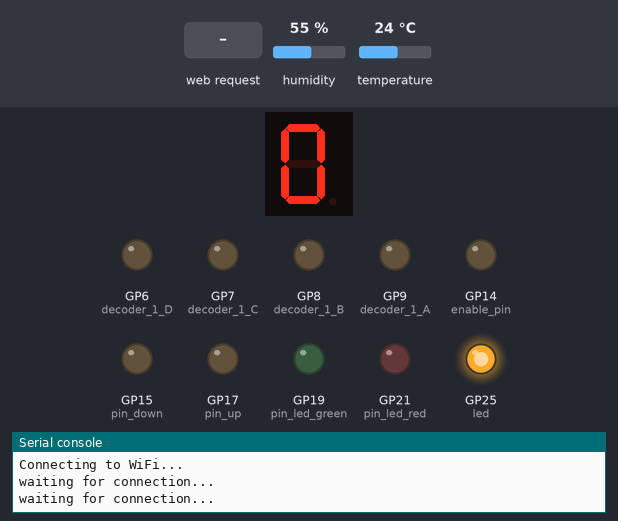
A program run on a simulated Raspberry Pi Pico running MicroPython. On the bench: 1-digit seven-segment display, output pins drawn as LEDs (lit = HIGH), the last lines printed to the serial console. The test bench sets the inputs (shaded band); at power-on: temperature 24 °C, humidity 55 %. WiFi joins after 1.5 s; the four BCD pins are drawn as the digit their decoder shows (first pin = lowest bit); pins used as bus, display or sensor lines are not drawn.

Above: at 1.2 s.
1.3 s: temperature set to 26 °C
At 5.2 s:
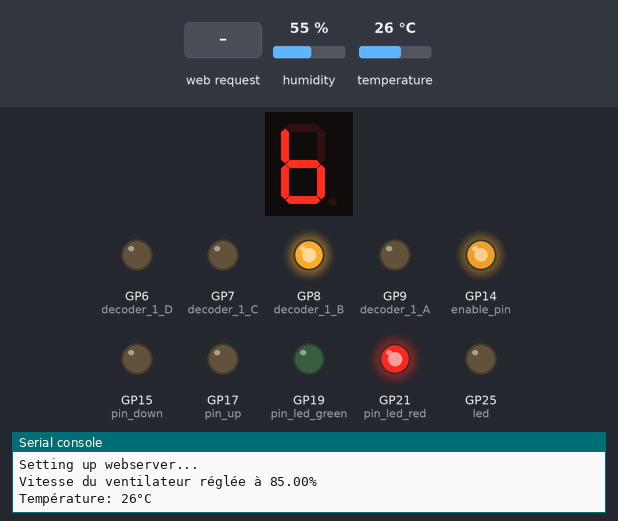
5.5 s: HTTP request GET /?DOOR=UP received
At 5.65 s:
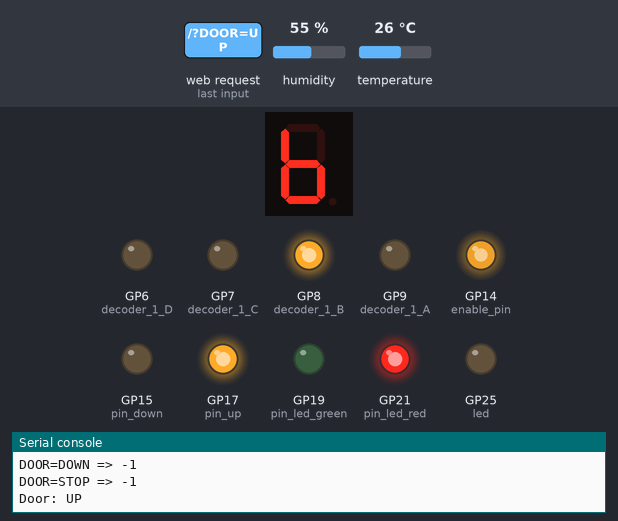
7.2 s: temperature set to 12 °C
At 8.8 s:
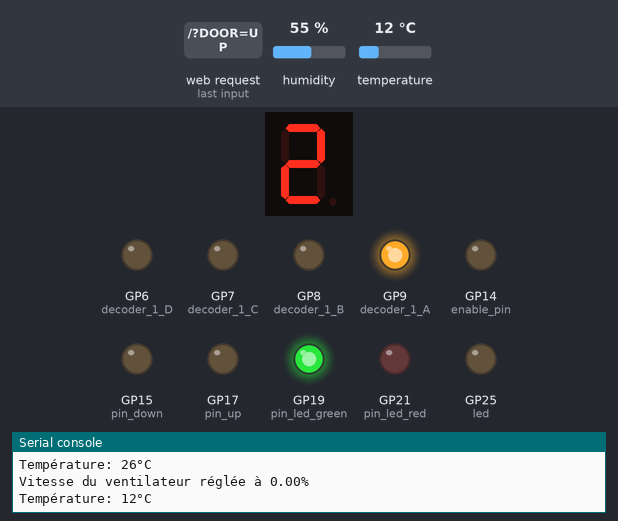
9.5 s: HTTP request GET /?DOOR=DOWN received
At 9.65 s:
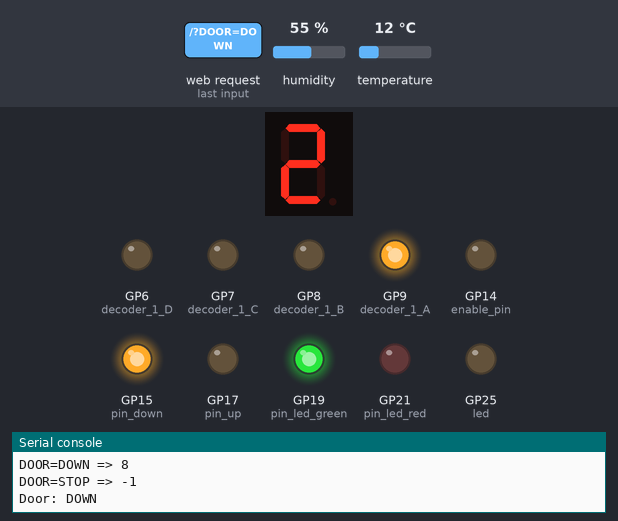
11.2 s: HTTP request GET /?DOOR=STOP received
At 11.35 s:
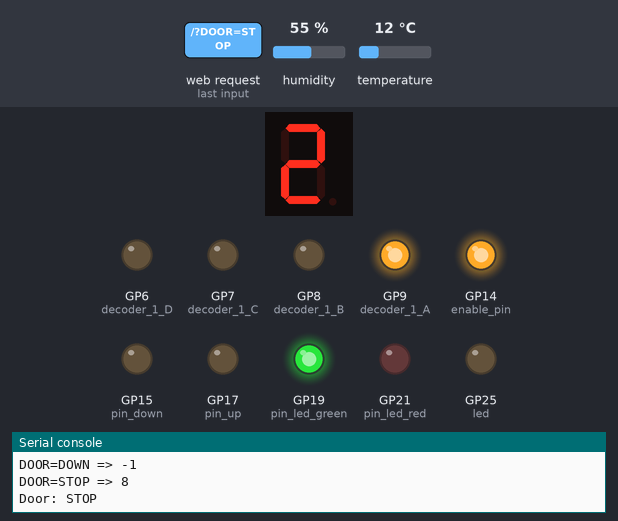
12.9 s: temperature set to 33 °C
At 14.7 s:
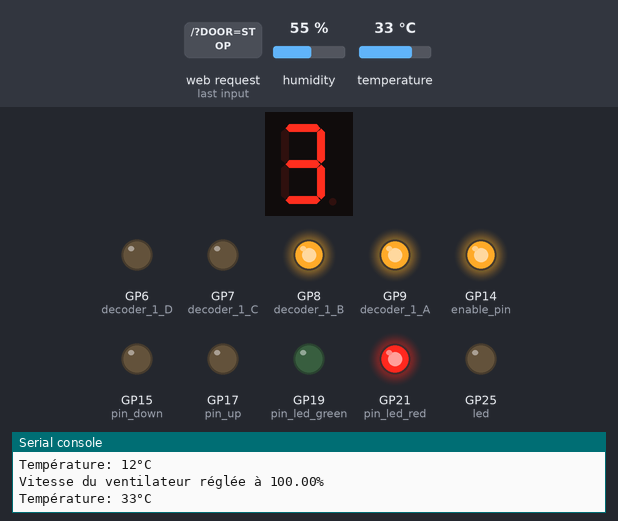
Timing chart, 0 to 16.2 s (numbered marks = the images above; inputs shaded):
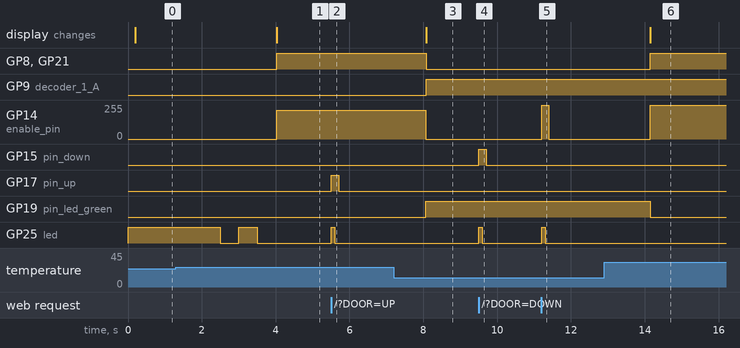

The program:

progressive-speed-fan2.py
```python
import dht
import machine
import utime
import network
import uasyncio as asyncio
from machine import Pin, PWM

# Configuration des broches pour les LEDs et le capteur DHT11
pin_dht = machine.Pin(18, machine.Pin.IN, machine.Pin.PULL_DOWN)  # Broche de données du capteur DHT11 (GPIO 18)
pin_led_green = machine.Pin(19, machine.Pin.OUT)  # LED verte (GPIO 19)
pin_led_red = machine.Pin(21, machine.Pin.OUT)   # LED rouge (GPIO 21)

# Configuration des broches pour les décodeurs 74LS47
decoder_1_A = machine.Pin(9, machine.Pin.OUT)  # Bit d'entrée A du premier décodeur (GPIO 9)
decoder_1_B = machine.Pin(8, machine.Pin.OUT)  # Bit d'entrée B du premier décodeur (GPIO 8)
decoder_1_C = machine.Pin(7, machine.Pin.OUT)  # Bit d'entrée C du premier décodeur (GPIO 7)
decoder_1_D = machine.Pin(6, machine.Pin.OUT)  # Bit d'entrée D du premier décodeur (GPIO 6)

decoder_2_A = machine.Pin(5, machine.Pin.OUT)  # Bit d'entrée A du deuxième décodeur (GPIO 5)
decoder_2_B = machine.Pin(4, machine.Pin.OUT)  # Bit d'entrée B du deuxième décodeur (GPIO 4)
decoder_2_C = machine.Pin(3, machine.Pin.OUT)  # Bit d'entrée C du deuxième décodeur (GPIO 3)
decoder_2_D = machine.Pin(2, machine.Pin.OUT)  # Bit d'entrée D du deuxième décodeur (GPIO 2)

# Configuration de la broche GPIO 2 pour PWM (contrôle du ventilateur)
enable_pin = Pin(14, Pin.OUT)
pwm = PWM(enable_pin)
pwm.freq(1000)

# Fonction pour régler la vitesse du ventilateur
def set_fan_speed(duty_cycle):
    pwm.duty_u16(duty_cycle)
    print(f"Vitesse du ventilateur réglée à {duty_cycle / 65535 * 100:.2f}%")

# Initialisation des décodeurs 74LS47
def set_decoder_inputs(decoder, value):
    decoder[0].value(value & 0b0001)
    decoder[1].value(value & 0b0010)
    decoder[2].value(value & 0b0100)
    decoder[3].value(value & 0b1000)

# Initialisation du capteur DHT11
sensor = dht.DHT11(pin_dht)

# Lecture de la température
def read_temperature():
    try:
        # Lecture des données depuis le capteur
        sensor.measure()
        # Récupération de la température
        temperature = sensor.temperature()
        return temperature
    except OSError as e:
        print("Erreur lors de la lecture du capteur DHT11:", e)
        return None

# Fonction pour contrôler les LEDs et le ventilateur en fonction de la température
def control_leds_and_fan(temperature):
    if temperature is not None:
        if temperature < 25:
            # Température en dessous de 25°C
            pin_led_green.on()
            pin_led_red.off()
            set_fan_speed(0)  # Éteindre le ventilateur
        elif temperature == 25:
            # Température de 25°C
            pin_led_green.off()
            pin_led_red.on()
            set_fan_speed(int(65535 * 0.50))  # 50% de vitesse
        elif temperature == 26:
            # Température de 26°C
            pin_led_green.off()
            pin_led_red.on()
            set_fan_speed(int(65535 * 0.85))  # 85% de vitesse
        else:
            # Température de 27°C ou plus
            pin_led_green.off()
            pin_led_red.on()
            set_fan_speed(65535)  # 100% de vitesse
    else:
        # En cas d'erreur de lecture de température, éteindre les LEDs et le ventilateur par sécurité
        pin_led_green.off()
        pin_led_red.off()
        set_fan_speed(0)

# Fonction pour afficher un nombre sur les deux afficheurs à sept segments
def display_number(number):
    # Affichage des dizaines
    set_decoder_inputs([decoder_1_A, decoder_1_B, decoder_1_C, decoder_1_D], number // 10)
    # Affichage des unités
    set_decoder_inputs([decoder_2_A, decoder_2_B, decoder_2_C, decoder_2_D], number % 10)

# Web Server Code
ssid = 'linksysed'
password = 'tototiti'
led = Pin("LED", Pin.OUT, value=1)
pin_up = Pin(17, Pin.OUT, value=0)
pin_down = Pin(15, Pin.OUT, value=0)
pin_stop = Pin(14, Pin.OUT, value=0)

html = """<!DOCTYPE html><html>
<head><meta name="viewport" content="width=device-width, initial-scale=1">
<link rel="icon" href="data:,">
<style>html { font-family: Helvetica; display: inline-block; margin: 0px auto; text-align: center;}
.buttonGreen { background-color: #4CAF50; border: 2px solid #000000;; color: white; padding: 15px 32px; text-align: center; text-decoration: none; display: inline-block; font-size: 16px; margin: 4px 2px; cursor: pointer; }
.buttonRed { background-color: #d11d53; border: 2px solid #000000;; color: white; padding: 15px 32px; text-align: center; text-decoration: none; display: inline-block; font-size: 16px; margin: 4px 2px; cursor: pointer; }
.buttonOrange { background-color: orange; border: 2px solid #000000;; color: white; padding: 15px 32px; text-align: center; text-decoration: none; display: inline-block; font-size: 16px; margin: 4px 2px; cursor: pointer; }
text-decoration: none; font-size: 30px; margin: 2px; cursor: pointer;}
</style></head>
<body><center><h1>Garage Door Controller</h1></center><br><br>
<form><center>
<center> <button class="buttonGreen" name="DOOR" value="UP" type="submit">Door UP</button>
<br><br>
<center> <button class="buttonRed" name="DOOR" value="STOP" type="submit">STOP</button>
<br><br>
<center> <button class="buttonOrange" name="DOOR" value="DOWN" type="submit">Door DOWN</button></center>
</center></form>
<br><br>
<br><br>
<p>Last command issued was %s<p></body></html>
"""

def blink_led(frequency=0.5, num_blinks=3):
    for _ in range(num_blinks):
        led.on()
        utime.sleep(frequency)
        led.off()
        utime.sleep(frequency)

def control_door(cmd):
    if cmd == 'stop':
        pin_stop.on()
        blink_led(0.1, 1)
        pin_stop.off()
    if cmd == 'up':
        pin_up.on()
        blink_led(0.1, 1)
        pin_up.off()
    if cmd == 'down':
        pin_down.on()
        blink_led(0.1, 1)
        pin_down.off()

async def connect_to_wifi():
    wlan = network.WLAN(network.STA_IF)
    wlan.active(True)
    wlan.config(pm=0xa11140)  # Disable powersave mode
    wlan.connect(ssid, password)

    max_wait = 10
    while max_wait > 0:
        if wlan.status() < 0 or wlan.status() >= 3:
            break
        max_wait -= 1
        print('waiting for connection...')
        utime.sleep(1)

    if wlan.status() != 3:
        blink_led(0.1, 10)
        raise RuntimeError('WiFi connection failed')
    else:
        blink_led(0.5, 2)
        print('connected')
        status = wlan.ifconfig()
        print('ip = ' + status[0])

async def serve_client(reader, writer):
    print("Client connected")
    request_line = await reader.readline()
    print("Request:", request_line)
    while await reader.readline() != b"\r\n":
        pass

    request = str(request_line)
    cmd_up = request.find('DOOR=UP')
    cmd_down = request.find('DOOR=DOWN')
    cmd_stop = request.find('DOOR=STOP')
    print('DOOR=UP => ' + str(cmd_up)) # show where the commands were found (-1 means not found)
    print('DOOR=DOWN => ' + str(cmd_down))
    print('DOOR=STOP => ' + str(cmd_stop))

    stateis = ""

    if cmd_stop == 8:
        stateis = "Door: STOP"
        print(stateis)
        control_door('stop')
    elif cmd_up == 8:
        stateis = "Door: UP"
        print(stateis)
        control_door('up')
    elif cmd_down == 8:
        stateis = "Door: DOWN"
        print(stateis)
        control_door('down')

    response = html % stateis
    writer.write('HTTP/1.0 200 OK\r\nContent-type: text/html\r\n\r\n')
    writer.write(response)

    await writer.drain()
    await writer.wait_closed()

async def main():
    print('Connecting to WiFi...')
    await connect_to_wifi()

    print('Setting up webserver...')
    asyncio.create_task(asyncio.start_server(serve_client, "0.0.0.0", 80))

    while True:
        temperature = read_temperature()
        control_leds_and_fan(temperature)
        if temperature is not None:
            print("Température: {}°C".format(temperature))
            display_number(temperature)
        await asyncio.sleep(2)

try:
    asyncio.run(main())
finally:
    asyncio.new_event_loop()
```

Measured:
- after the input at 1.3 s, GP14 (enable_pin): 0/255 → 217/255 after 2.7 s; GP19 (pin_led_green): stays LOW (without the input it goes to HIGH after 2.7 s); GP21 (pin_led_red): LOW → HIGH after 2.7 s; the display: changes after 2.7 s (image 1)
- after the input at 5.5 s, GP17 (pin_up): LOW → HIGH at once, → LOW 0.20 s later; GP25 (led): LOW → HIGH at once, → LOW 0.10 s later
- after the input at 7.2 s, GP8 (decoder_1_B), GP21 (pin_led_red): HIGH → LOW after 0.87 s; GP9 (decoder_1_A), GP19 (pin_led_green): LOW → HIGH after 0.87 s; GP14 (enable_pin): 217/255 → 0/255 after 0.87 s; the display: changes after 0.88 s (image 3)
- after the input at 9.5 s, GP15 (pin_down): LOW → HIGH at once, → LOW 0.20 s later; GP25 (led): LOW → HIGH at once, → LOW 0.10 s later
- after the input at 11.2 s, GP14 (enable_pin): 0/255 → 255/255 at once, → 0/255 0.20 s later; GP25 (led): LOW → HIGH at once, → LOW 0.10 s later
- after the input at 12.9 s, GP8 (decoder_1_B), GP21 (pin_led_red): LOW → HIGH after 1.2 s; GP14 (enable_pin): 0/255 → 255/255 after 1.2 s; GP19 (pin_led_green): HIGH → LOW after 1.2 s; the display: changes after 1.2 s (image 6)
